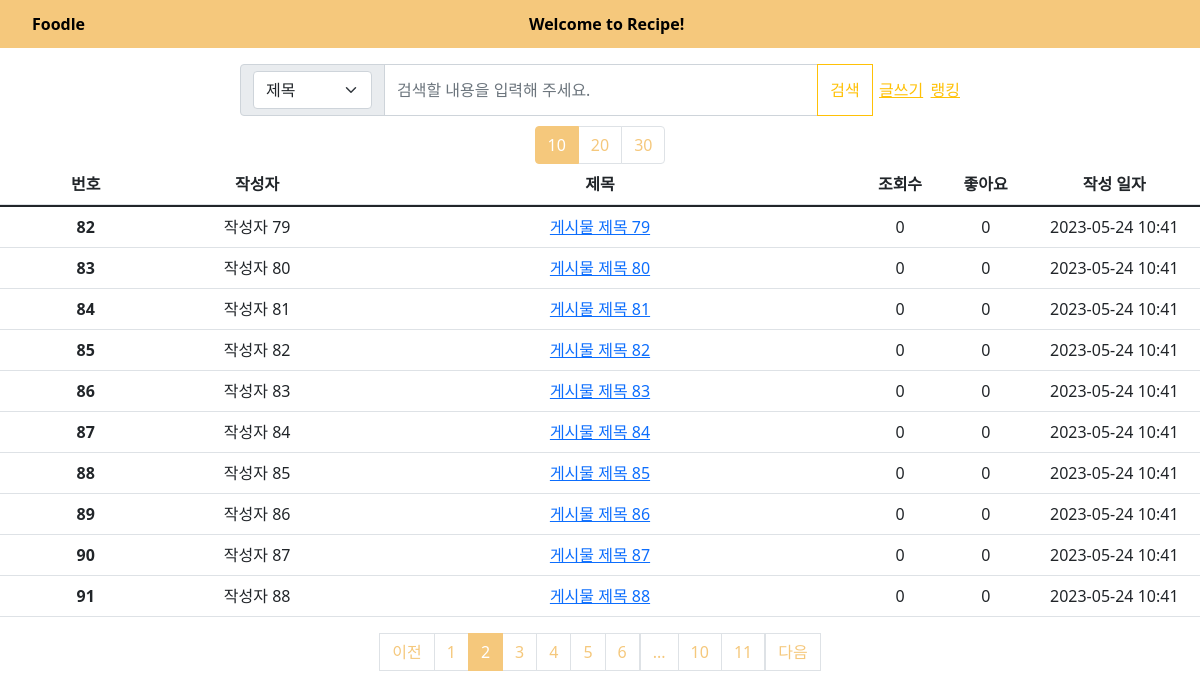
Screenshot of /board/?page=2&per_page=10&option=T&keyword= with the database file from the repository.
### models.py (models this page shows)
class Post(db.Model):
    __tablename__ = 'post'
    id = db.Column(db.Integer, primary_key=True)
    title = db.Column(db.String(100), nullable=False)
    content = db.Column(db.Text, nullable=False)
    author = db.Column(db.String(50), nullable=False)
    created_at = db.Column(db.DateTime, nullable=False, default=datetime.utcnow)
    like = db.Column(db.Integer, default=0)
    view = db.Column(db.Integer, default=0)
    user_id = db.Column(db.Integer, db.ForeignKey('user.id'))

### board/board.py (the view)
@board.route('/', methods=['GET', 'POST'])
def list_post():
    page = request.args.get('page',type=int,default=1)
    per_page = request.args.get('per_page',type=int,default=10)
    option = request.args.get('option',type=str,default='T')
    keyword = request.args.get('keyword',type=str,default='')
    posts = Post.query.order_by(Post.created_at.desc())  # 최신순으로 게시글 정렬
    if option == 'T' and keyword != '':
        posts = posts.filter(Post.title.ilike(f"%{keyword}%"))
    elif option == 'C' and keyword != '':
        posts = posts.filter(Post.content.ilike(f"%{keyword}%"))
    elif option == 'TC' and keyword != '':
        posts = posts.filter(or_(Post.title.ilike(f"%{keyword}%"), Post.content.ilike(f"%{keyword}%")))
    posts = posts.paginate(page=page,per_page=per_page)
    return render_template('list_post.html', posts=posts,option=option,keyword=keyword)

### board/templates/list_post.html (shortened to what this page needs)
<!DOCTYPE html>
<html lang="ko">
<head>
   <link href="https://cdn.jsdelivr.net/npm/bootstrap@5.1.3/dist/css/bootstrap.min.css"
   rel="stylesheet">
   <link rel="stylesheet" href="static/topbar.css">
   <link rel="stylesheet" href="static/list_post.css">
</head>
<body>
  <div id="Topbar" class="Tobar">
    <ul class="Topul">
        <a href="/home"class="Topa" id="init">Foodle</a>
        <a href="{{ url_for('board.list_post') }}" class="Topa" id="mainpage">Welcome to Recipe!</a>
    </ul>
</div>
<div class="Post-Container">
  <form action="{{ url_for('board.list_post') }}" method="GET" class="input-group flex-nowrap">
    <span class="input-group-text" id="addon-wrapping">
      <select name="option" class="form-select" aria-label="Default select example">
        <option value="T" {% if option == 'T' %}selected{% endif %}>제목</option>
      </select>
    </span>
    <input type="text" name ="keyword" value="{{ keyword }}" class="form-control" placeholder="검색할 내용을 입력해 주세요." aria-label="Username" aria-describedby="addon-wrapping">
    <button type="submit" class="btn btn-outline-warning">검색</button>
    <div class="WriteRanking">
      <a href="/board/upload" class="link-warning">글쓰기</a>
      <a href="/board/rank" class="link-warning">랭킹</a>
    </div>
  </form>
  <div  class="per_page">
    <div class="page-item {% if posts.per_page == 10 %}active{% endif %}">
      <a class="page-link" href="{{ url_for('board.list_post', page=1, per_page=10,option=option,keyword=keyword) }}">10</a>
    </div>
    <div class="page-item {% if posts.per_page == 20 %}active{% endif %}">
      <a class="page-link" href="{{ url_for('board.list_post', page=1, per_page=20,option=option,keyword=keyword) }}">20</a>
    </div>
    <div class="page-item {% if posts.per_page == 30 %}active{% endif %}">
      <a class="page-link" href="{{ url_for('board.list_post', page=1, per_page=30,option=option,keyword=keyword) }}">30</a>
    </div>
  </div>
  <table class="table table-hover">
    <thead>
      <tr class="PostInfo">
        <th scope="col" class="PostId">번호</th>
        <th scope="col" class="PostAuthor">작성자</th>
        <th scope="col" class="PostTitle">제목</th>
        <th scope="col" class="PostView">조회수</th>
        <th scope="col" class="PostLike">좋아요</th>
        <th scope="col" class="PostTime">작성 일자</th>
      </tr>
    </thead>
    <tbody>
      {% block content %}
      {% for post in posts.items %}
    <tr class="PostInfo">
        <th scope="row" class="PostId">{{ post.id }}</th>
        <td class="PostAuthor">{{ post.author }}</td>
          <td class="PostTitle">
            <a href="{{ url_for('board.show_post', post_id=post.id,page=posts.page,per_page=posts.per_page,option=option,keyword=keyword)}}">
            {{ post.title }}
            </a>
          </td>
            <td class="PostView">{{ post.view }}</td>
            <td class="PostLike">{{ post.like }} </td>
            <td class="PostTime">{{ post.created_at.strftime('%Y-%m-%d %H:%M') }}</td>
    </tr>
      {% endfor %}
      {% endblock %}
    </tbody>
  </table>
    <ul class="pagination">
      {% if posts.has_prev %}
      <li class="page_item">
        <a class="page-link" href="{{ url_for('board.list_post', page=posts.prev_num,per_page=posts.per_page,option=option,keyword=keyword) }}">
          이전
        </a>
      </li>
      {% else %}
      <li class="page-item disabled">
        <a class="page-link" tabindex="-1" aria-disabled="true" href="#">이전</a>
      </li>
      {% endif %}
      {% for page_num in posts.iter_pages() %}
        {% if page_num %}
        <li class="page-item {% if posts.page == page_num %}active{% endif %}">
          <a class="page-link" href="{{ url_for('board.list_post', page=page_num,per_page=posts.per_page,option=option,keyword=keyword) }}" >
            {{ page_num }}
          </a>
        </li>
        {% else %}
          <li class="disabled">
            <a class="page-link" href="#">...</a>
          </li>
        {% endif %}
      {% endfor %}
      {% if posts.has_next %}
      <li class="page_item">
        <a class="page-link" href="{{ url_for('board.list_post', page=posts.next_num,per_page=posts.per_page,option=option,keyword=keyword) }}">
          다음
        </a>
      </li>
      {% else %}
      <li class="page-item disabled">
        <a class="page-link" tabindex="-1" aria-disabled="true" href="#">다음</a>
      </li>
      {% endif %}
    </ul>
</div>
</body>
</html>

### board/static/topbar.css (style rules this page uses)
#Topbar { width : 100%; }
.Topul { list-style-type: none; height: 48px; width: 100%; background-color: rgb(245, 200, 124); display: grid; grid-template-columns: 1fr 1.35fr; }
.Topa { color: black; display: flex; font-weight: bold; text-decoration: none; align-items: center; flex-direction: row; }
#init { width: 50px; }
#mainpage { width: 160px }

### board/static/list_post.css (style rules this page uses)
.PostInfo { display: grid; grid-template-columns: 2fr 2fr 6fr 1fr 1fr 2fr; justify-content: center; text-align: center; }
.PostId { grid-column: 1/1; text-align :center }
.PostAuthor { grid-column: 2/2; text-align :center }
.PostTitle { grid-column: 3/3; text-align :center }
.PostView { grid-column: 4/4; }
.PostLike { grid-column: 5/5; }
.PostTime { grid-column: 6/6; }
.Post-Container { display: grid; justify-items: center; }
.input-group { width: 60%; }
.WriteRanking { display: grid; grid-template-columns: 2fr 1fr; align-items: center; justify-items: center; }
.page-link { color : rgb(245, 200, 124); }
.page-item.active .page-link { background-color: rgb(245, 200, 124); border-color: rgb(245, 200, 124); }
.per_page { display: flex; margin-top: 10px; }

### rows the page displays
Post: id "82", author "작성자 79", title "게시물 제목 79", view "0", like "0", created_at "2023-05-24 10:41"
Post: id "83", author "작성자 80", title "게시물 제목 80", view "0", like "0", created_at "2023-05-24 10:41"
Post: id "84", author "작성자 81", title "게시물 제목 81", view "0", like "0", created_at "2023-05-24 10:41"
Post: id "85", author "작성자 82", title "게시물 제목 82", view "0", like "0", created_at "2023-05-24 10:41"
Post: id "86", author "작성자 83", title "게시물 제목 83", view "0", like "0", created_at "2023-05-24 10:41"
Post: id "87", author "작성자 84", title "게시물 제목 84", view "0", like "0", created_at "2023-05-24 10:41"
Post: id "88", author "작성자 85", title "게시물 제목 85", view "0", like "0", created_at "2023-05-24 10:41"
Post: id "89", author "작성자 86", title "게시물 제목 86", view "0", like "0", created_at "2023-05-24 10:41"
Post: id "90", author "작성자 87", title "게시물 제목 87", view "0", like "0", created_at "2023-05-24 10:41"
Post: id "91", author "작성자 88", title "게시물 제목 88", view "0", like "0", created_at "2023-05-24 10:41"

### other values shown
{{ page_num }} "1" "2" "3" "4" "5" "6" "10" "11"
